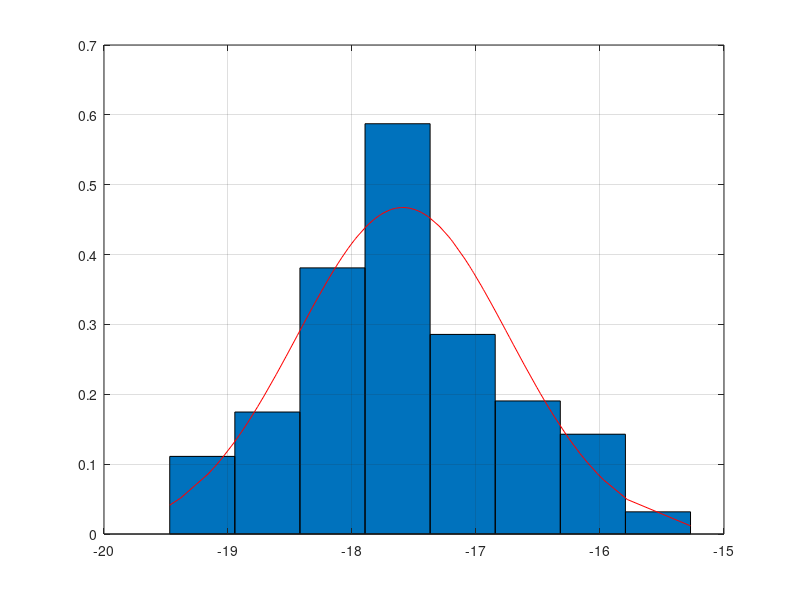
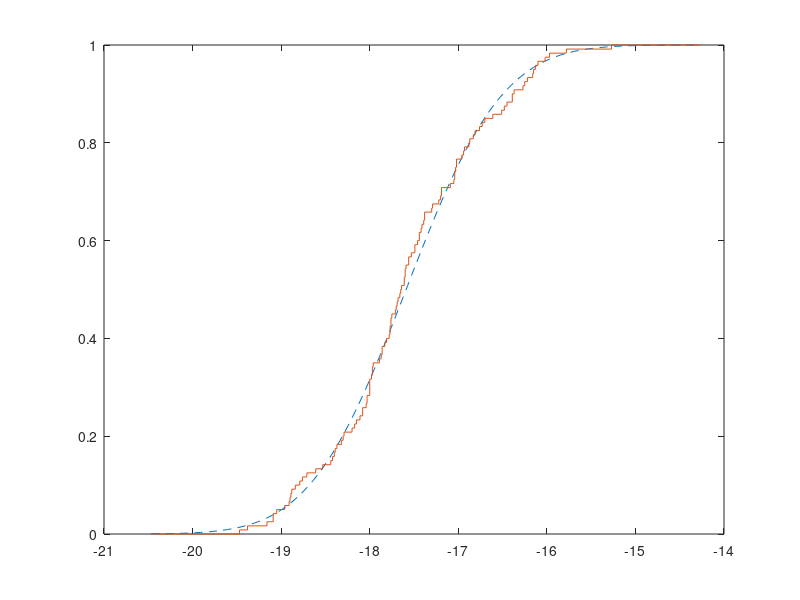

The MATLAB source for these figures, in order:
function lab1

clear all;

% считываем из файла
X = [-17.04,-18.29,-17.38,-18.11,-18.96,-17.65,-17.02,-17.22,-16.25,-17.44,-17.69,-17.61,-17.09,-17.19,-16.02,-17.56,-16.94,-17.29,-16.93,-16.61,-19.38,-17.53,-16.39,-17.89,-17.98,-17.04,-16.22,-19.09,-18.91,-17.77,-18.30,-17.44,-18.84,-16.39,-16.13,-18.37,-16.37,-16.70,-17.78,-17.03,-17.76,-17.87,-17.20,-18.44,-17.19,-17.75,-16.81,-17.97,-18.03,-16.87,-16.10,-19.16,-16.51,-18.39,-16.48,-18.08,-17.49,-18.89,-19.09,-17.96,-18.40,-16.96,-18.15,-18.71,-17.81,-17.86,-19.47,-17.86,-17.60,-17.30,-17.60,-17.71,-18.42,-16.88,-16.76,-18.00,-17.97,-16.83,-18.00,-18.08,-17.61,-17.02,-16.73,-17.64,-18.76,-17.68,-18.04,-16.45,-18.79,-18.03,-17.38,-15.27,-15.97,-17.41,-18.61,-18.00,-17.42,-17.77,-19.05,-16.16,-16.27,-18.00,-18.90,-17.05,-17.46,-17.49,-18.20,-17.59,-15.78,-18.88,-18.53,-17.39,-17.83,-18.17,-16.15,-17.66,-17.76,-18.32,-17.70,-17.56]

% получаем вариационный ряд и его длину
X = sort(X)
n = size(X, 2)

% максимальный и минимальный элементы, размах
X_min = X(1)
X_max = X(end)
R = X_max - X_min

% вычисление оценок mu и S2 математического ожидания MX и дисперсии DX
mu = mean(X)
S2 = var(X)

% группировкa значений выборки в m = [log2 n] + 2 интервала
m = floor(log2(n) + 2)
h = R / m
intervals = zeros(m, 2)

% получаем границы интервалов
for i = 1:m
    intervals(i,1) = X(1) + h * i;
end 

% заполняем интервалыы
i = 1, j = 1
border = X(1) + h

while i < n
	if X(i) >= border && border < X(n) && j < m
        border = border + h
        j = j + 1
        continue % на случай, если в интервале нет чисел
    end
    
    intervals(j, 2) = intervals(j, 2) + 1
    i = i + 1
end

intervals(m, 2) = intervals(m, 2) + 1; % последний элемент

% гистограмма и ф-я плотности
gist = zeros(m, 2)
gist(1, 1) = (X(1) + intervals(1, 1))./2

% интервалы для гистограммы (значения по x)
for i = 2:m
    gist(i, 1) = (intervals(i - 1, 1) + intervals(i, 1))./2
end

% значения по y для гистограммы 
for i = 1:m
    y = intervals(i, 2)
    y = y / (n * h)
    gist(i,2) = y
end

% функция плотности нормальной случайной величины
f = 1 / sqrt(2 * pi * S2) * exp(-power((X - mu), 2) / (2 * S2))

% график гистограммы и функции плотности
bar(gist(:,1), gist(:,2), 1)
hold on
plot (X, f, 'r'), grid
figure()

% эмпирическая ф-я плотности и ф-я распределения
empir = zeros(1, n+2)
empir(1) = X(1) - 1

for i = 1:n
    empir(i + 1) = X(i)
end

empir(n + 2) = X(n) + 1

% вычисление интервалов для функций
n_emp = length(empir)
Mmin = min(empir)
Mmax = max(empir)
step = (Mmax - Mmin) / n_emp
Xn = Mmin : step : Mmax

% вычисление значений для эмпирической функции
E = zeros(n_emp, 1)

for i = 1:n_emp
	count = 0
    
	for j = 1:n
        if X(j) <= empir(i)
            count = count + 1
        end
    end
    
    E(i) = count / n
end

% функция распределения нормальной случайной величины
F = 1/2 * (1 + erf((Xn - mu) / sqrt(2 * S2)))

% графики
plot(Xn, F, "--"), grid
hold on
stairs(empir, E), grid

% вывод на экран
fprintf("Min = %4.2f\n", X_min);
fprintf("Max = %4.2f\n", X_max);
fprintf("R = %4.2f\n", R);
fprintf("mu = %4.2f\n", mu);
fprintf("sigma^2 = %4.2f\n", S2);
fprintf("m = %g\n", m);
for i = 1:m
	if i == 1
        fprintf('[%.6f', X_min);
    else
        fprintf('[%.6f', intervals(i-1, 1));
    end

    fprintf(' - %.6f', intervals(i, 1));
    if i == m
        fprintf(']');
    else
        fprintf(')');
    end
    fprintf(': %d elementov\n', intervals(i, 2));
end
end


